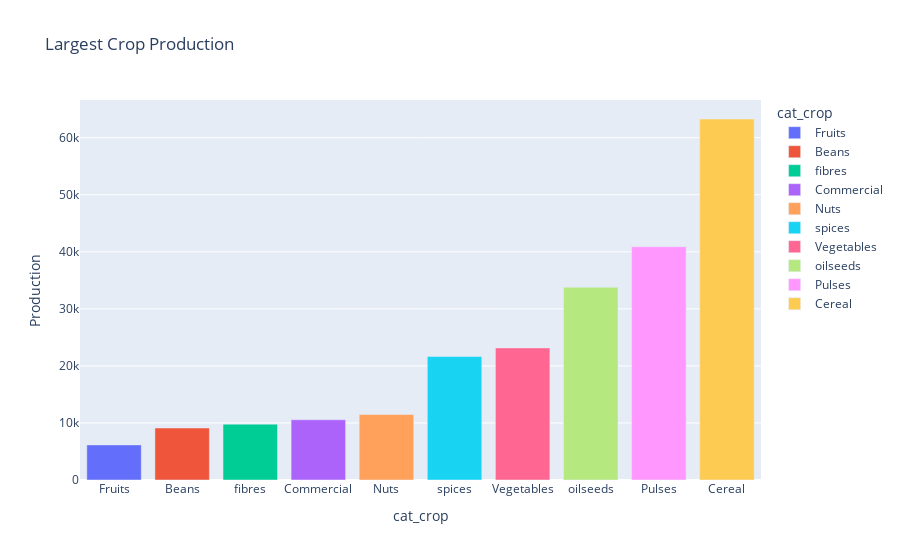

The cell this chart's notebook holds for it:
### Markdown cell above
### 14.India is the largest producer of?

### Code cell
df7 = df.groupby(by='cat_crop')['Production'].count().reset_index().sort_values(by='Production')
px.bar(df7, 'cat_crop', 'Production', color='cat_crop',title = 'Largest Crop Production')

### Figure 1 — Plotly figure (JSON) as saved in the notebook; plotly's stock layout.template omitted (floating-point values rounded to 4 significant figures)
{"data": [{"alignmentgroup": "True", "hovertemplate": "cat_crop=%{x}<br>Production=%{y}<extra></extra>", "legendgroup": "Fruits", "marker": {"color": "#636efa", "pattern": {"shape": ""}}, "name": "Fruits", "offsetgroup": "Fruits", "orientation": "v", "showlegend": true, "textposition": "auto", "type": "bar", "x": ["Fruits"], "xaxis": "x", "y": [6153], "yaxis": "y"}, {"alignmentgroup": "True", "hovertemplate": "cat_crop=%{x}<br>Production=%{y}<extra></extra>", "legendgroup": "Beans", "marker": {"color": "#EF553B", "pattern": {"shape": ""}}, "name": "Beans", "offsetgroup": "Beans", "orientation": "v", "showlegend": true, "textposition": "auto", "type": "bar", "x": ["Beans"], "xaxis": "x", "y": [9115], "yaxis": "y"}, {"alignmentgroup": "True", "hovertemplate": "cat_crop=%{x}<br>Production=%{y}<extra></extra>", "legendgroup": "fibres", "marker": {"color": "#00cc96", "pattern": {"shape": ""}}, "name": "fibres", "offsetgroup": "fibres", "orientation": "v", "showlegend": true, "textposition": "auto", "type": "bar", "x": ["fibres"], "xaxis": "x", "y": [9785], "yaxis": "y"}, {"alignmentgroup": "True", "hovertemplate": "cat_crop=%{x}<br>Production=%{y}<extra></extra>", "legendgroup": "Commercial", "marker": {"color": "#ab63fa", "pattern": {"shape": ""}}, "name": "Commercial", "offsetgroup": "Commercial", "orientation": "v", "showlegend": true, "textposition": "auto", "type": "bar", "x": ["Commercial"], "xaxis": "x", "y": [10561], "yaxis": "y"}, {"alignmentgroup": "True", "hovertemplate": "cat_crop=%{x}<br>Production=%{y}<extra></extra>", "legendgroup": "Nuts", "marker": {"color": "#FFA15A", "pattern": {"shape": ""}}, "name": "Nuts", "offsetgroup": "Nuts", "orientation": "v", "showlegend": true, "textposition": "auto", "type": "bar", "x": ["Nuts"], "xaxis": "x", "y": [11472], "yaxis": "y"}, {"alignmentgroup": "True", "hovertemplate": "cat_crop=%{x}<br>Production=%{y}<extra></extra>", "legendgroup": "spices", "marker": {"color": "#19d3f3", "pattern": {"shape": ""}}, "name": "spices", "offsetgroup": "spices", "orientation": "v", "showlegend": true, "textposition": "auto", "type": "bar", "x": ["spices"], "xaxis": "x", "y": [21638], "yaxis": "y"}, {"alignmentgroup": "True", "hovertemplate": "cat_crop=%{x}<br>Production=%{y}<extra></extra>", "legendgroup": "Vegetables", "marker": {"color": "#FF6692", "pattern": {"shape": ""}}, "name": "Vegetables", "offsetgroup": "Vegetables", "orientation": "v", "showlegend": true, "textposition": "auto", "type": "bar", "x": ["Vegetables"], "xaxis": "x", "y": [23154], "yaxis": "y"}, {"alignmentgroup": "True", "hovertemplate": "cat_crop=%{x}<br>Production=%{y}<extra></extra>", "legendgroup": "oilseeds", "marker": {"color": "#B6E880", "pattern": {"shape": ""}}, "name": "oilseeds", "offsetgroup": "oilseeds", "orientation": "v", "showlegend": true, "textposition": "auto", "type": "bar", "x": ["oilseeds"], "xaxis": "x", "y": [33801], "yaxis": "y"}, {"alignmentgroup": "True", "hovertemplate": "cat_crop=%{x}<br>Production=%{y}<extra></extra>", "legendgroup": "Pulses", "marker": {"color": "#FF97FF", "pattern": {"shape": ""}}, "name": "Pulses", "offsetgroup": "Pulses", "orientation": "v", "showlegend": true, "textposition": "auto", "type": "bar", "x": ["Pulses"], "xaxis": "x", "y": [40898], "yaxis": "y"}, {"alignmentgroup": "True", "hovertemplate": "cat_crop=%{x}<br>Production=%{y}<extra></extra>", "legendgroup": "Cereal", "marker": {"color": "#FECB52", "pattern": {"shape": ""}}, "name": "Cereal", "offsetgroup": "Cereal", "orientation": "v", "showlegend": true, "textposition": "auto", "type": "bar", "x": ["Cereal"], "xaxis": "x", "y": [63283], "yaxis": "y"}], "layout": {"barmode": "relative", "legend": {"title": {"text": "cat_crop"}, "tracegroupgap": 0}, "title": {"text": "Largest Crop Production"}, "xaxis": {"anchor": "y", "categoryarray": ["Fruits", "Beans", "fibres", "Commercial", "Nuts", "spices", "Vegetables", "oilseeds", "Pulses", "Cereal"], "categoryorder": "array", "domain": [0, 1], "title": {"text": "cat_crop"}}, "yaxis": {"anchor": "x", "domain": [0, 1], "title": {"text": "Production"}}}}
